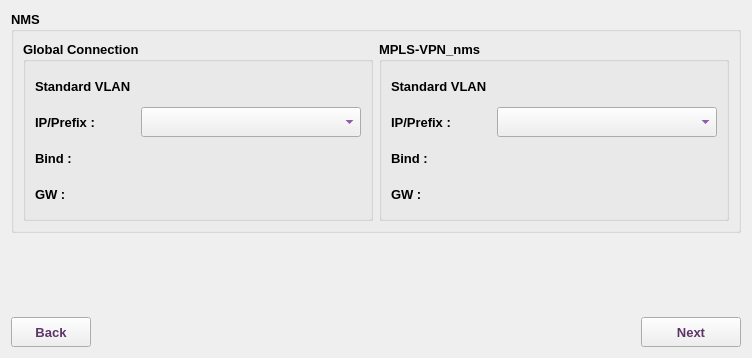
     <widget class="QWidget" name="tab_2">
      <attribute name="title">
       <string>NMS</string>
      </attribute>
      <layout class="QVBoxLayout" name="verticalLayout_3">
       <item>
        <widget class="QGroupBox" name="nmsGB_2">
         <property name="minimumSize">
          <size>
           <width>0</width>
           <height>0</height>
          </size>
         </property>
         <property name="font">
          <font>
           <family>Tahoma</family>
           <pointsize>10</pointsize>
           <weight>75</weight>
           <bold>true</bold>
          </font>
         </property>
         <property name="title">
          <string>NMS</string>
         </property>
         <layout class="QHBoxLayout" name="horizontalLayout_35">
          <item>
           <widget class="QGroupBox" name="groupBox_11">
            <property name="font">
             <font>
              <family>Tahoma</family>
              <pointsize>10</pointsize>
              <weight>75</weight>
              <bold>true</bold>
             </font>
            </property>
            <property name="title">
             <string>Global Connection</string>
            </property>
            <layout class="QVBoxLayout" name="verticalLayout_10">
             <item>
              <layout class="QHBoxLayout" name="horizontalLayout_36">
               <item>
                <widget class="QLabel" name="label_58">
                 <property name="minimumSize">
                  <size>
                   <width>120</width>
                   <height>30</height>
                  </size>
                 </property>
                 <property name="maximumSize">
                  <size>
                   <width>150</width>
                   <height>30</height>
                  </size>
                 </property>
                 <property name="font">
                  <font>
                   <family>Tahoma</family>
                   <pointsize>10</pointsize>
                   <weight>75</weight>
                   <bold>true</bold>
                  </font>
                 </property>
                 <property name="text">
                  <string>Standard VLAN</string>
                 </property>
                </widget>
               </item>
               <item>
                <widget class="QLabel" name="gVlanLbl">
                 <property name="sizePolicy">
                  <sizepolicy hsizetype="Expanding" vsizetype="Preferred">
                   <horstretch>0</horstretch>
                   <verstretch>0</verstretch>
                  </sizepolicy>
                 </property>
                 <property name="minimumSize">
                  <size>
                   <width>75</width>
                   <height>30</height>
                  </size>
                 </property>
                 <property name="maximumSize">
                  <size>
                   <width>500</width>
                   <height>30</height>
                  </size>
                 </property>
                 <property name="font">
                  <font>
                   <family>Tahoma</family>
                   <pointsize>10</pointsize>
                   <weight>75</weight>
                   <bold>true</bold>
                  </font>
                 </property>
                 <property name="styleSheet">
                  <string notr="true">color: rgb(85, 0, 127);</string>
                 </property>
                 <property name="text">
                  <string/>
                 </property>
                </widget>
               </item>
              </layout>
             </item>
             <item>
              <layout class="QHBoxLayout" name="horizontalLayout_37">
               <item>
                <widget class="QLabel" name="label_59">
                 <property name="minimumSize">
                  <size>
                   <width>100</width>
                   <height>30</height>
                  </size>
                 </property>
                 <property name="maximumSize">
                  <size>
                   <width>100</width>
                   <height>30</height>
                  </size>
                 </property>
                 <property name="font">
                  <font>
                   <family>Tahoma</family>
                   <pointsize>10</pointsize>
                   <weight>75</weight>
                   <bold>true</bold>
                  </font>
                 </property>
                 <property name="text">
                  <string>IP/Prefix :</string>
                 </property>
                </widget>
               </item>
               <item>
                <widget class="QComboBox" name="gIppCB">
                 <property name="sizePolicy">
                  <sizepolicy hsizetype="Expanding" vsizetype="Preferred">
                   <horstretch>0</horstretch>
                   <verstretch>0</verstretch>
                  </sizepolicy>
                 </property>
                 <property name="minimumSize">
                  <size>
                   <width>220</width>
                   <height>30</height>
                  </size>
                 </property>
                 <property name="maximumSize">
                  <size>
                   <width>500</width>
                   <height>30</height>
                  </size>
                 </property>
                 <property name="font">
                  <font>
                   <family>Tahoma</family>
                   <pointsize>10</pointsize>
                   <weight>75</weight>
                   <bold>true</bold>
                  </font>
                 </property>
                 <property name="focusPolicy">
                  <enum>Qt::ClickFocus</enum>
                 </property>
                 <property name="styleSheet">
                  <string notr="true">color: rgb(85, 0, 127);</string>
                 </property>
                </widget>
               </item>
              </layout>
             </item>
             <item>
              <layout class="QHBoxLayout" name="horizontalLayout_43">
               <item>
                <widget class="QLabel" name="label_64">
                 <property name="minimumSize">
                  <size>
                   <width>100</width>
                   <height>30</height>
                  </size>
                 </property>
                 <property name="maximumSize">
                  <size>
                   <width>100</width>
                   <height>30</height>
                  </size>
                 </property>
                 <property name="font">
                  <font>
                   <family>Tahoma</family>
                   <pointsize>10</pointsize>
                   <weight>75</weight>
                   <bold>true</bold>
                  </font>
                 </property>
                 <property name="text">
                  <string>Bind :</string>
                 </property>
                </widget>
               </item>
               <item>
                <widget class="QLabel" name="gBindLbl">
                 <property name="minimumSize">
                  <size>
                   <width>220</width>
                   <height>30</height>
                  </size>
                 </property>
                 <property name="maximumSize">
                  <size>
                   <width>500</width>
                   <height>30</height>
                  </size>
                 </property>
                 <property name="font">
                  <font>
                   <family>Tahoma</family>
                   <pointsize>10</pointsize>
                   <weight>75</weight>
                   <bold>true</bold>
                  </font>
                 </property>
                 <property name="styleSheet">
                  <string notr="true">color: rgb(85, 0, 127);</string>
                 </property>
                 <property name="text">
                  <string/>
                 </property>
                </widget>
               </item>
              </layout>
             </item>
             <item>
              <layout class="QHBoxLayout" name="horizontalLayout_38">
               <item>
                <widget class="QLabel" name="label_60">
                 <property name="minimumSize">
                  <size>
                   <width>100</width>
                   <height>30</height>
                  </size>
                 </property>
                 <property name="maximumSize">
                  <size>
                   <width>100</width>
                   <height>30</height>
                  </size>
                 </property>
                 <property name="font">
                  <font>
                   <family>Tahoma</family>
                   <pointsize>10</pointsize>
                   <weight>75</weight>
                   <bold>true</bold>
                  </font>
                 </property>
                 <property name="text">
                  <string>GW :</string>
                 </property>
                </widget>
               </item>
               <item>
                <widget class="QLabel" name="gGwLbl">
                 <property name="minimumSize">
                  <size>
                   <width>220</width>
                   <height>30</height>
                  </size>
                 </property>
                 <property name="maximumSize">
                  <size>
                   <width>500</width>
                   <height>30</height>
                  </size>
                 </property>
                 <property name="font">
                  <font>
                   <family>Tahoma</family>
                   <pointsize>10</pointsize>
                   <weight>75</weight>
                   <bold>true</bold>
                  </font>
                 </property>
                 <property name="styleSheet">
                  <string notr="true">color: rgb(85, 0, 127);</string>
                 </property>
                 <property name="text">
                  <string/>
                 </property>
                </widget>
               </item>
              </layout>
             </item>
            </layout>
           </widget>
          </item>
          <item>
           <widget class="QGroupBox" name="groupBox_12">
            <property name="font">
             <font>
              <family>Tahoma</family>
              <pointsize>10</pointsize>
              <weight>75</weight>
              <bold>true</bold>
             </font>
            </property>
            <property name="title">
             <string>MPLS-VPN_nms</string>
            </property>
            <layout class="QVBoxLayout" name="verticalLayout_11">
             <item>
              <layout class="QHBoxLayout" name="horizontalLayout_39">
               <item>
                <widget class="QLabel" name="label_61">
                 <property name="minimumSize">
                  <size>
                   <width>120</width>
                   <height>30</height>
                  </size>
                 </property>
                 <property name="maximumSize">
                  <size>
                   <width>150</width>
                   <height>30</height>
                  </size>
                 </property>
                 <property name="font">
                  <font>
                   <family>Tahoma</family>
                   <pointsize>10</pointsize>
                   <weight>75</weight>
                   <bold>true</bold>
                  </font>
                 </property>
                 <property name="text">
                  <string>Standard VLAN</string>
                 </property>
                </widget>
               </item>
               <item>
                <widget class="QLabel" name="mVlanLbl">
                 <property name="sizePolicy">
                  <sizepolicy hsizetype="Expanding" vsizetype="Preferred">
                   <horstretch>0</horstretch>
                   <verstretch>0</verstretch>
                  </sizepolicy>
                 </property>
                 <property name="minimumSize">
                  <size>
                   <width>75</width>
                   <height>30</height>
                  </size>
                 </property>
                 <property name="maximumSize">
                  <size>
                   <width>500</width>
                   <height>30</height>
                  </size>
                 </property>
                 <property name="font">
                  <font>
                   <family>Tahoma</family>
                   <pointsize>10</pointsize>
                   <weight>75</weight>
                   <bold>true</bold>
                  </font>
                 </property>
                 <property name="styleSheet">
                  <string notr="true">color: rgb(85, 0, 127);</string>
                 </property>
                 <property name="text">
                  <string/>
                 </property>
                </widget>
               </item>
              </layout>
             </item>
             <item>
              <layout class="QHBoxLayout" name="horizontalLayout_40">
               <item>
                <widget class="QLabel" name="label_62">
                 <property name="minimumSize">
                  <size>
                   <width>100</width>
                   <height>30</height>
                  </size>
                 </property>
                 <property name="maximumSize">
                  <size>
                   <width>100</width>
                   <height>30</height>
                  </size>
                 </property>
                 <property name="font">
                  <font>
                   <family>Tahoma</family>
                   <pointsize>10</pointsize>
                   <weight>75</weight>
                   <bold>true</bold>
                  </font>
                 </property>
                 <property name="text">
                  <string>IP/Prefix :</string>
                 </property>
                </widget>
               </item>
               <item>
                <widget class="QComboBox" name="mIppCB">
                 <property name="sizePolicy">
                  <sizepolicy hsizetype="Expanding" vsizetype="Preferred">
                   <horstretch>0</horstretch>
                   <verstretch>0</verstretch>
                  </sizepolicy>
                 </property>
                 <property name="minimumSize">
                  <size>
                   <width>220</width>
                   <height>30</height>
                  </size>
                 </property>
                 <property name="maximumSize">
                  <size>
                   <width>500</width>
                   <height>30</height>
                  </size>
                 </property>
                 <property name="font">
                  <font>
                   <family>Tahoma</family>
                   <pointsize>10</pointsize>
                   <weight>75</weight>
                   <bold>true</bold>
                  </font>
                 </property>
                 <property name="focusPolicy">
                  <enum>Qt::ClickFocus</enum>
                 </property>
                 <property name="styleSheet">
                  <string notr="true">color: rgb(85, 0, 127);</string>
                 </property>
                </widget>
               </item>
              </layout>
             </item>
             <item>
              <layout class="QHBoxLayout" name="horizontalLayout_57">
               <item>
                <widget class="QLabel" name="label_65">
                 <property name="minimumSize">
                  <size>
                   <width>100</width>
                   <height>30</height>
                  </size>
                 </property>
                 <property name="maximumSize">
                  <size>
                   <width>100</width>
                   <height>30</height>
                  </size>
                 </property>
                 <property name="font">
                  <font>
                   <family>Tahoma</family>
                   <pointsize>10</pointsize>
                   <weight>75</weight>
                   <bold>true</bold>
                  </font>
                 </property>
                 <property name="text">
                  <string>Bind :</string>
                 </property>
                </widget>
               </item>
               <item>
                <widget class="QLabel" name="mBindLbl">
                 <property name="minimumSize">
                  <size>
                   <width>220</width>
                   <height>30</height>
                  </size>
                 </property>
                 <property name="maximumSize">
                  <size>
                   <width>500</width>
                   <height>30</height>
                  </size>
                 </property>
                 <property name="font">
                  <font>
                   <family>Tahoma</family>
                   <pointsize>10</pointsize>
                   <weight>75</weight>
                   <bold>true</bold>
                  </font>
                 </property>
                 <property name="styleSheet">
                  <string notr="true">color: rgb(85, 0, 127);</string>
                 </property>
                 <property name="text">
                  <string/>
                 </property>
                </widget>
               </item>
              </layout>
             </item>
             <item>
              <layout class="QHBoxLayout" name="horizontalLayout_41">
               <item>
                <widget class="QLabel" name="label_63">
                 <property name="minimumSize">
                  <size>
                   <width>100</width>
                   <height>30</height>
                  </size>
                 </property>
                 <property name="maximumSize">
                  <size>
                   <width>100</width>
                   <height>30</height>
                  </size>
                 </property>
                 <property name="font">
                  <font>
                   <family>Tahoma</family>
                   <pointsize>10</pointsize>
                   <weight>75</weight>
                   <bold>true</bold>
                  </font>
                 </property>
                 <property name="text">
                  <string>GW :</string>
                 </property>
                </widget>
               </item>
               <item>
                <widget class="QLabel" name="mGwLbl">
                 <property name="minimumSize">
                  <size>
                   <width>220</width>
                   <height>30</height>
                  </size>
                 </property>
                 <property name="maximumSize">
                  <size>
                   <width>500</width>
                   <height>30</height>
                  </size>
                 </property>
                 <property name="font">
                  <font>
                   <family>Tahoma</family>
                   <pointsize>10</pointsize>
                   <weight>75</weight>
                   <bold>true</bold>
                  </font>
                 </property>
                 <property name="styleSheet">
                  <string notr="true">color: rgb(85, 0, 127);</string>
                 </property>
                 <property name="text">
                  <string/>
                 </property>
                </widget>
               </item>
              </layout>
             </item>
            </layout>
           </widget>
          </item>
         </layout>
        </widget>
       </item>
       <item>
        <spacer name="verticalSpacer_3">
         <property name="orientation">
          <enum>Qt::Vertical</enum>
         </property>
         <property name="sizeHint" stdset="0">
          <size>
           <width>20</width>
           <height>78</height>
          </size>
         </property>
        </spacer>
       </item>
       <item>
        <layout class="QHBoxLayout" name="horizontalLayout_2">
         <item>
          <widget class="QPushButton" name="nmsBackBtn">
           <property name="sizePolicy">
            <sizepolicy hsizetype="Preferred" vsizetype="Preferred">
             <horstretch>0</horstretch>
             <verstretch>0</verstretch>
            </sizepolicy>
           </property>
           <property name="minimumSize">
            <size>
             <width>80</width>
             <height>30</height>
            </size>
           </property>
           <property name="maximumSize">
            <size>
             <width>200</width>
             <height>30</height>
            </size>
           </property>
           <property name="font">
            <font>
             <family>Tahoma</family>
             <pointsize>10</pointsize>
             <weight>75</weight>
             <bold>true</bold>
            </font>
           </property>
           <property name="styleSheet">
            <string notr="true">color: rgb(92, 53, 102);</string>
           </property>
           <property name="text">
            <string>Back</string>
           </property>
           <property name="icon">
            <iconset resource="../../../../../image.qrc">
             <normaloff>:/Image/back.png</normaloff>:/Image/back.png</iconset>
           </property>
          </widget>
         </item>
         <item>
          <spacer name="horizontalSpacer_2">
           <property name="font">
            <font>
             <family>Tahoma</family>
             <pointsize>10</pointsize>
            </font>
           </property>
           <property name="orientation">
            <enum>Qt::Horizontal</enum>
           </property>
           <property name="sizeHint" stdset="0">
            <size>
             <width>40</width>
             <height>20</height>
            </size>
           </property>
          </spacer>
         </item>
         <item>
          <widget class="QPushButton" name="nmsNextBtn">
           <property name="enabled">
            <bool>true</bool>
           </property>
           <property name="sizePolicy">
            <sizepolicy hsizetype="Preferred" vsizetype="Preferred">
             <horstretch>0</horstretch>
             <verstretch>0</verstretch>
            </sizepolicy>
           </property>
           <property name="minimumSize">
            <size>
             <width>100</width>
             <height>30</height>
            </size>
           </property>
           <property name="maximumSize">
            <size>
             <width>200</width>
             <height>30</height>
            </size>
           </property>
           <property name="font">
            <font>
             <family>Tahoma</family>
             <pointsize>10</pointsize>
             <weight>75</weight>
             <bold>true</bold>
            </font>
           </property>
           <property name="styleSheet">
            <string notr="true">color: rgb(92, 53, 102);</string>
           </property>
           <property name="text">
            <string>Next</string>
           </property>
           <property name="icon">
            <iconset resource="../../../../../image.qrc">
             <normaloff>:/Image/next.png</normaloff>:/Image/next.png</iconset>
           </property>
           <property name="iconSize">
            <size>
             <width>20</width>
             <height>20</height>
            </size>
           </property>
          </widget>
         </item>
        </layout>
       </item>
      </layout>
     </widget>
